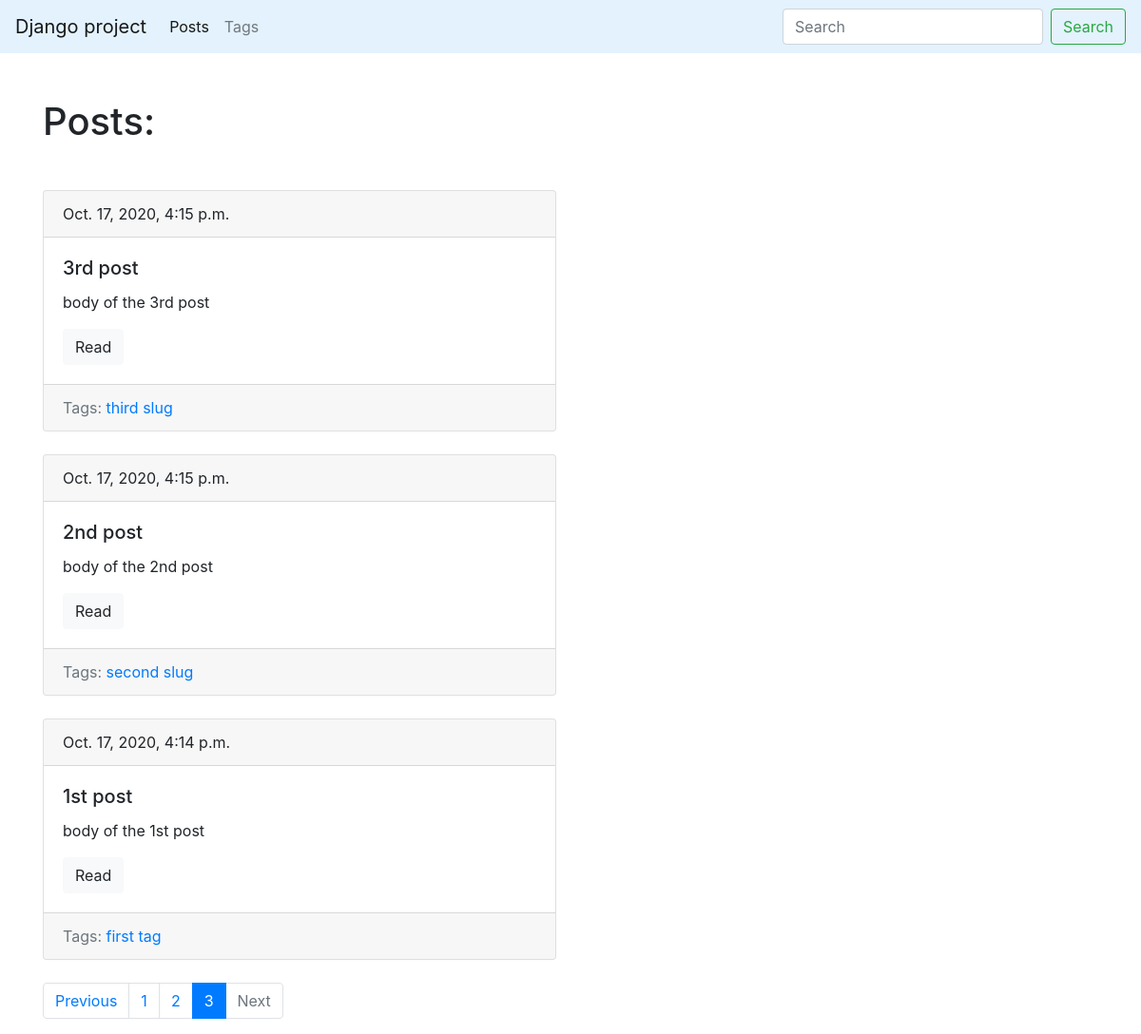
Page /blog/?page=3 on the committed database.
### blog/models.py (models this page shows, shortened)
class Post(models.Model):
    title = models.CharField(max_length=150, db_index=True)
    slug = models.SlugField(max_length=150, blank=True, unique=True)
    body = models.TextField(blank=True, db_index=True)
    tags = models.ManyToManyField('Tag', blank=True, related_name='posts')
    date_pub = models.DateTimeField(auto_now_add=True)
    def get_absolute_url(self):
        return reverse('post_detail_url', kwargs={'slug': self.slug})
    class Meta:
        ordering = ['-date_pub']

class Tag(models.Model):
    title = models.CharField(max_length=50)
    slug = models.SlugField(max_length=50, unique=True)
    def get_absolute_url(self):
        return reverse('tag_detail_url', kwargs={'slug': self.slug})
    class Meta:
        ordering = ['title']

### blog/views.py (the view)
# urls.py: path('', posts_list, name='posts_list_url'),
def posts_list(request):
    search_query = request.GET.get('search', '')
    if search_query:
        posts = Post.objects.filter(Q(title__icontains=search_query) | Q(body__icontains=search_query))
    else:
        posts = Post.objects.all()
    paginator = Paginator(posts, 3)
    page_number = request.GET.get('page', 1)
    page = paginator.get_page(page_number)
    is_paginated = page.has_other_pages()
    if page.has_previous():
        prev_url = '?page={}'.format(page.previous_page_number())
    else:
        prev_url = ''
    if page.has_next():
        next_url = '?page={}'.format(page.next_page_number())
    else:
        next_url = ''
    context = {
        'page_object': page,
        'is_paginated': is_paginated,
        'next_url': next_url,
        'prev_url': prev_url
    }
    return render(request, 'blog/index.html', context=context)

### blog/templates/blog/index.html (shortened to what this page needs)
{% extends 'blog/base_blog.html' %}
{% block content %}
    <h1 class="mb-5">Posts:</h1>
    {% for post in page_object.object_list %}
        {% include 'blog/includes/post_card_template.html' %}
    {% endfor %}
{% endblock %}

### blog/templates/blog/includes/post_card_template.html
<div class="card mb-4">
    <div class="card-header">
        {{ post.date_pub }}
    </div>
    <div class="card-body">
        <h5 class="card-title">{{post.title}}</h5>
        <p class="card-text">{{post.body|truncatewords:15}}</p>
        <a href="{{ post.get_absolute_url }}" class="btn btn-light">Read</a>
    </div>
    <div class="card-footer text-muted">
        Tags:
        {%for tag in post.tags.all %}
        <a href="{{ tag.get_absolute_url }}">{{ tag.title }}</a>
        {% endfor %}
    </div>
</div>

### rows in the picture
Post: date_pub "Oct. 17, 2020, 4:15 p.m.", title "3rd post", body "body of the 3rd post"
Tag: title "third slug"
Post: date_pub "Oct. 17, 2020, 4:15 p.m.", title "2nd post", body "body of the 2nd post"
Tag: title "second slug"
Post: date_pub "Oct. 17, 2020, 4:14 p.m.", title "1st post", body "body of the 1st post"
Tag: title "first tag"

### other values in the picture
{{ n }} "1" "2"
{{ n }} "3"
